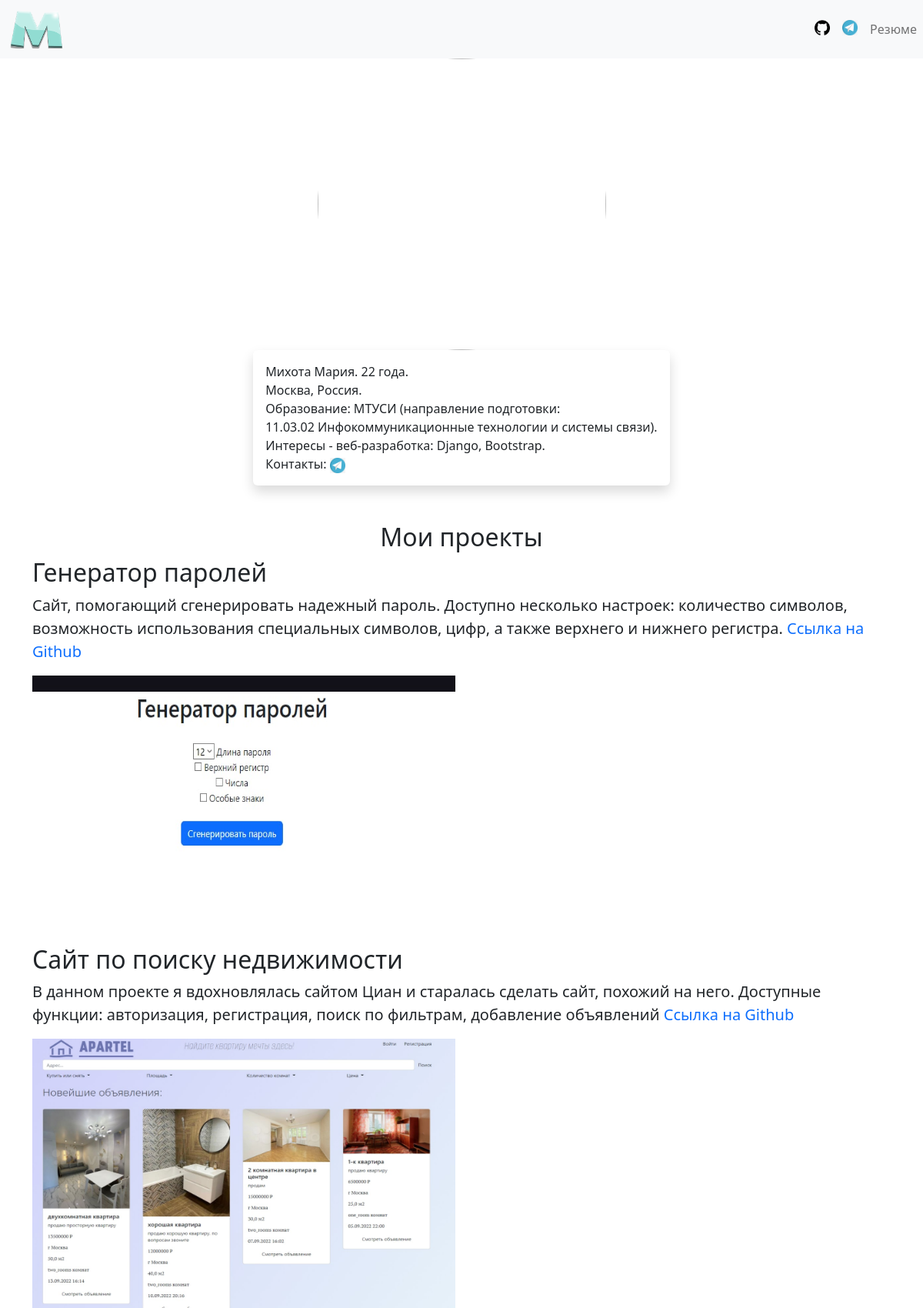
The app's page /, older data.
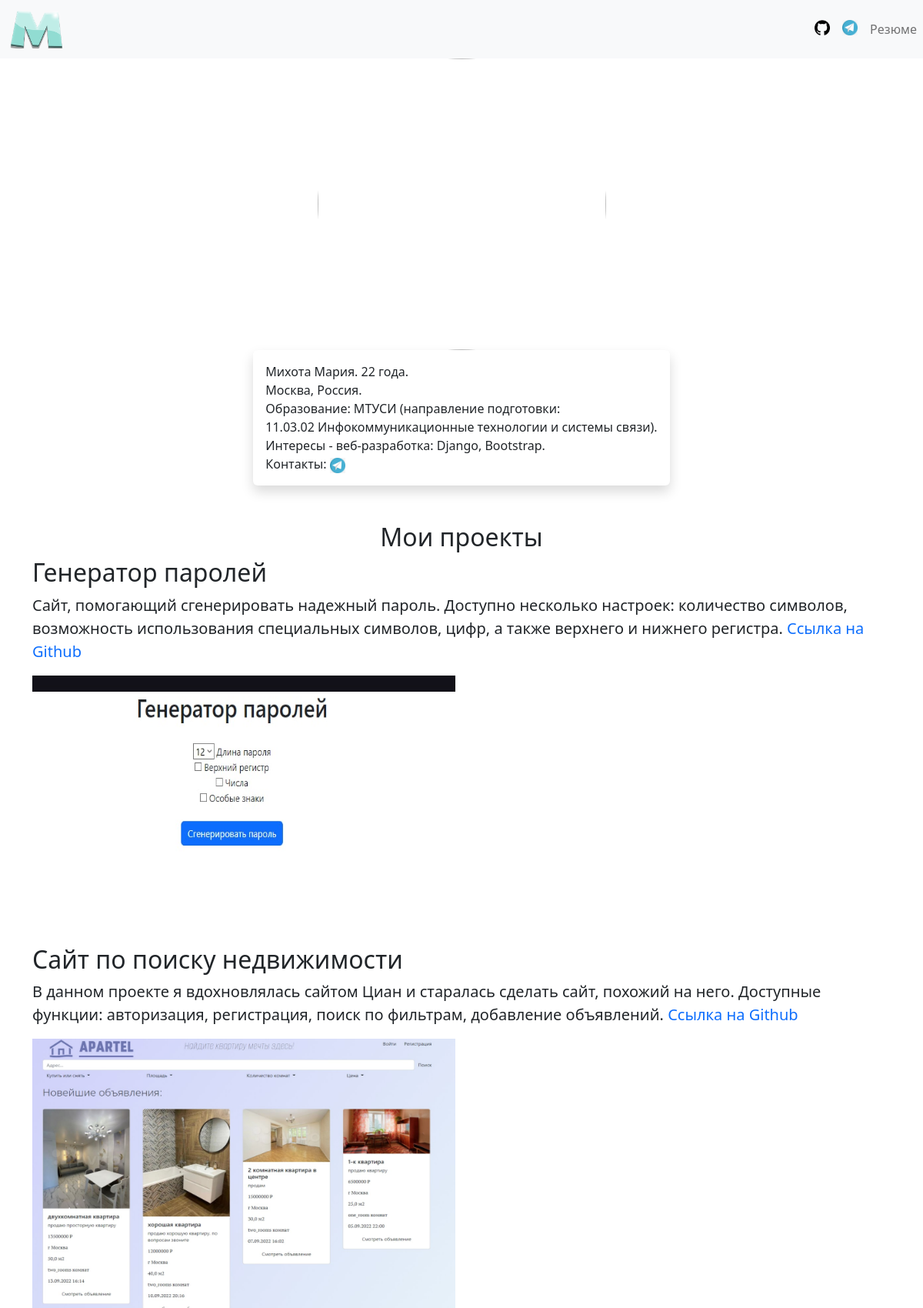
The same page, newer data.
### portfolio/models.py (models this page shows, shortened)
class Project(models.Model):
    title = models.CharField(max_length=100)
    description = models.CharField(max_length=250)
    image = models.ImageField(upload_to='portfolio/images/')
    url = models.URLField(blank=True)

### portfolio/views.py (the view)
# urls.py: 2. Add a URL to urlpatterns:  path('', views.home, name='home')
def home(request):
    projects = Project.objects.all()
    return render(request, 'portfolio/home.html', {'obj': projects})

### portfolio/templates/portfolio/home.html (shortened to what this page needs)
{% extends 'portfolio/base.html' %}
{% load static %}
{% block content %}
<div class="container">
    <div class="row">
        <div class="col">
            <div class="d-flex justify-content-center">
                <img src="{% static 'portfolio/me_photo.png' %}" class="rounded-circle" height="379" width="375">
            </div>
        </div>
    </div>
    <div class="row">
        <div class="col">
            <div class="d-flex justify-content-center">
                <div class="shadow p-3 mb-5 bg-white rounded">
                    Михота Мария. 22 года.<br>Москва, Россия.<br>Образование: МТУСИ (направление подготовки:<br>11.03.02
                    Инфокоммуникационные технологии и системы связи).<br>Интересы - веб-разработка: Django,
                    Bootstrap.<br>Контакты: <a href="https://t.me/p1ngw1n1234" target="_blank"><img
                        src="{% static 'portfolio/tg_pic.png' %}"
                        height="20" width="20"></a>
                </div>
            </div>
        </div>
    </div>
    <div class="row">
        <div class="col">
            <div class="d-flex justify-content-center">
                <h2>Мои проекты</h2>
            </div>
        </div>
    </div>
    {% for item in obj %}
    <div class="row">
        <div class="d-flex justify-content-center">
            <div class="col">
                <h2>{{ item.title }}<br></h2>
                <p class="fs-5">{{ item.description }}
                    {% if item.url %}
                    <a href="{{ item.url }}" class="text-decoration-none" target="_blank">Ссылка на Github</a>
                    {% endif %}<br></p>
                <img src="{{ item.image.url }}" height="350" width="550"><br>
            </div>
        </div>
    </div>
    {% endfor %}
</div>
{% endblock %}

Row changes from the older to the newer data that the page shows:
changed Project "Сайт по поиску недвижимости": description "…поиск по фильтрам, добавление объявлений" → "…поиск по фильтрам, добавление объявлений."
